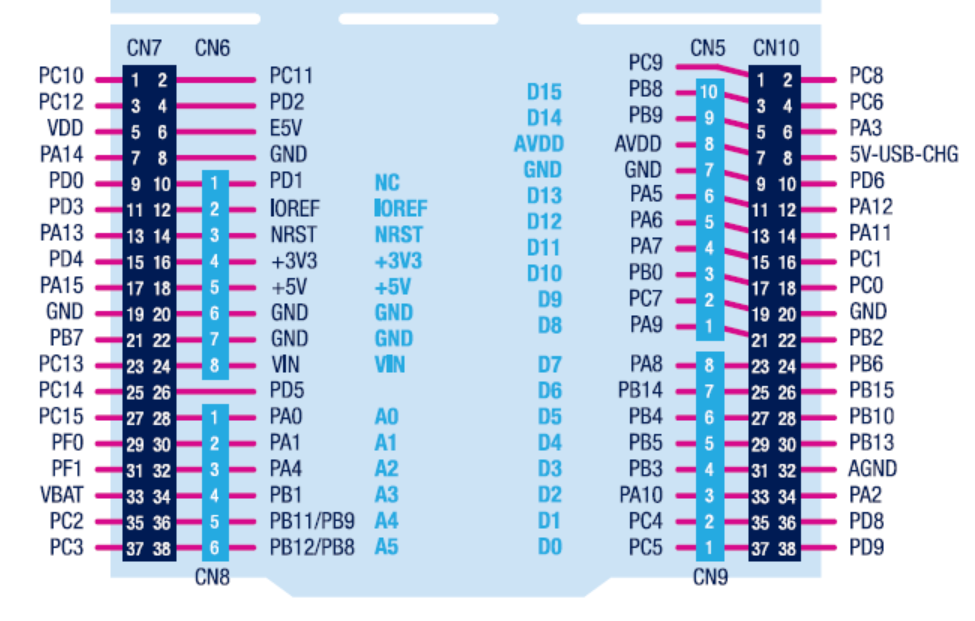
#> input picture test.png, 1950 x 1242 px (shown at 1/2 size)
$ python resize.py
#> lines starting #> are read from the running program, lines starting #| are printed output that depends on the picture
import cv2

path = cv2.imread('test.png')
#> path is the input picture: shape (1242, 1950, 3); mean B, G, R 226.1, 205, 190.5

cv2.imshow('Path',path)
print(path.shape)
#| (1242, 1950, 3)

a = cv2.resize(path, (320, 180))
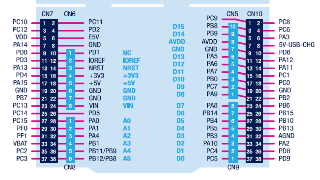
#> a: shape (180, 320, 3); mean B, G, R 225.9, 204.8, 190
b = cv2.resize(path, None, fx  = 0.5, fy = 0.5)
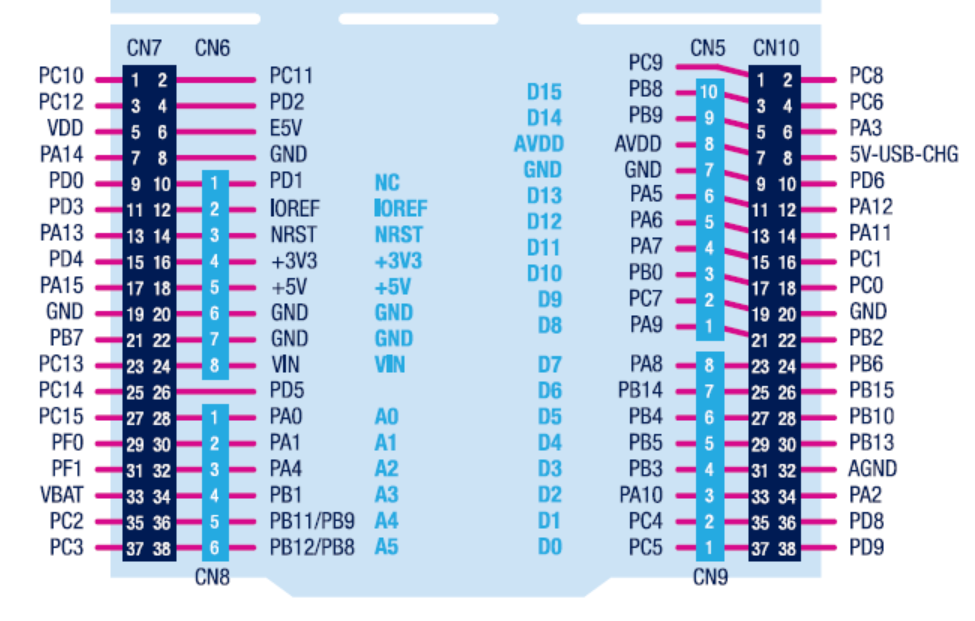
#> b: shape (621, 975, 3); mean B, G, R 226.1, 205, 190.5

print(a.shape, b.shape)
#| (180, 320, 3) (621, 975, 3)

cv2.imshow('A',a)
cv2.imshow('B',b)

small = path[140:185, 300:345]
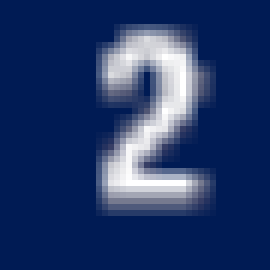
#> small: shape (45, 45, 3) (shown 6 times larger); mean B, G, R 104.6, 56.3, 34.2

for flag in [cv2.INTER_NEAREST, cv2.INTER_LINEAR,
             cv2.INTER_CUBIC,   cv2.INTER_AREA]:
    up = cv2.resize(small, (640, 360), interpolation = flag)
    cv2.imshow(f'flag = {flag}', up)
#> this loop made 4 passes
#> pass 1, `up = cv2.resize(small, (640, 360), interpolation = flag)`:
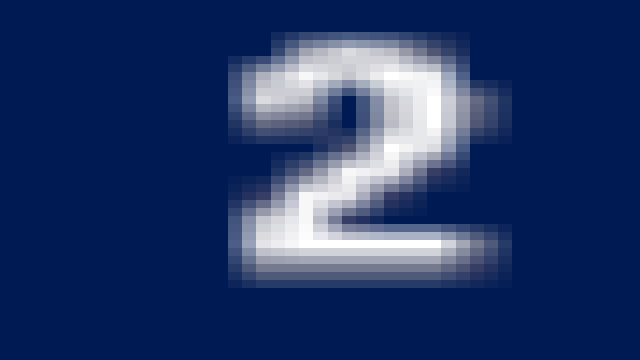
#> up: shape (360, 640, 3); mean B, G, R 104.6, 56.3, 34.2
#> pass 2, `up = cv2.resize(small, (640, 360), interpolation = flag)`:
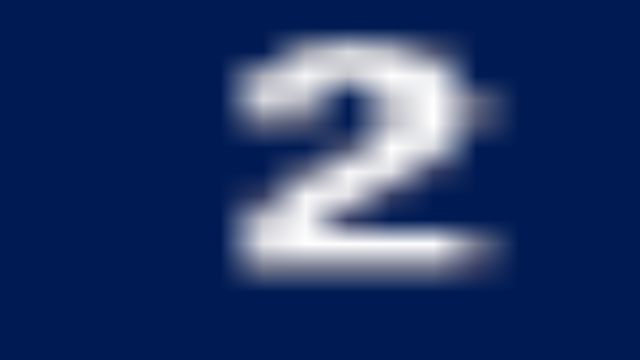
#> up: shape (360, 640, 3); mean B, G, R 104.6, 56.2, 34.1

cv2.waitKey(0)
cv2.destroyAllWindows()
